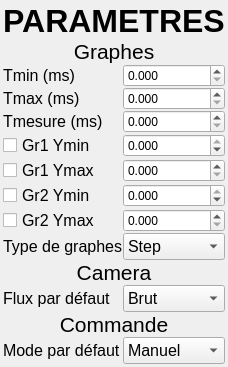
     <widget class="QWidget" name="settings_w" native="true">
      <layout class="QGridLayout" name="gridLayout_3">
       <property name="leftMargin">
        <number>3</number>
       </property>
       <property name="topMargin">
        <number>3</number>
       </property>
       <property name="rightMargin">
        <number>3</number>
       </property>
       <property name="bottomMargin">
        <number>3</number>
       </property>
       <property name="spacing">
        <number>0</number>
       </property>
       <item row="0" column="0" colspan="2">
        <widget class="QLabel" name="parametres_label">
         <property name="maximumSize">
          <size>
           <width>16777215</width>
           <height>100</height>
          </size>
         </property>
         <property name="font">
          <font>
           <pointsize>24</pointsize>
           <bold>true</bold>
           <kerning>true</kerning>
          </font>
         </property>
         <property name="text">
          <string>PARAMETRES</string>
         </property>
         <property name="alignment">
          <set>Qt::AlignCenter</set>
         </property>
        </widget>
       </item>
       <item row="2" column="0">
        <widget class="QLabel" name="tmin_label">
         <property name="font">
          <font>
           <pointsize>12</pointsize>
           <kerning>true</kerning>
          </font>
         </property>
         <property name="text">
          <string>Tmin (ms)</string>
         </property>
        </widget>
       </item>
       <item row="2" column="1">
        <widget class="QDoubleSpinBox" name="tmin_time_SpBox">
         <property name="decimals">
          <number>3</number>
         </property>
         <property name="maximum">
          <double>1000000.000000000000000</double>
         </property>
        </widget>
       </item>
       <item row="3" column="0">
        <widget class="QLabel" name="tmax_label">
         <property name="font">
          <font>
           <pointsize>12</pointsize>
           <kerning>true</kerning>
          </font>
         </property>
         <property name="text">
          <string>Tmax (ms)</string>
         </property>
        </widget>
       </item>
       <item row="3" column="1">
        <widget class="QDoubleSpinBox" name="tmax_time_Spbox">
         <property name="decimals">
          <number>3</number>
         </property>
         <property name="maximum">
          <double>1000000.000000000000000</double>
         </property>
        </widget>
       </item>
       <item row="4" column="0">
        <widget class="QLabel" name="te_label">
         <property name="font">
          <font>
           <pointsize>12</pointsize>
           <kerning>true</kerning>
          </font>
         </property>
         <property name="text">
          <string>Tmesure (ms)</string>
         </property>
        </widget>
       </item>
       <item row="4" column="1">
        <widget class="QDoubleSpinBox" name="te_time_SpBox">
         <property name="decimals">
          <number>3</number>
         </property>
         <property name="maximum">
          <double>1000000.000000000000000</double>
         </property>
        </widget>
       </item>
       <item row="5" column="0">
        <widget class="QCheckBox" name="G1_ymin_Checkbox">
         <property name="font">
          <font>
           <pointsize>12</pointsize>
           <kerning>true</kerning>
          </font>
         </property>
         <property name="text">
          <string>Gr1 Ymin</string>
         </property>
        </widget>
       </item>
       <item row="5" column="1">
        <widget class="QDoubleSpinBox" name="G1_ymin_SpBox">
         <property name="decimals">
          <number>3</number>
         </property>
         <property name="minimum">
          <double>-10000.000000000000000</double>
         </property>
         <property name="maximum">
          <double>0.000000000000000</double>
         </property>
         <property name="stepType">
          <enum>QAbstractSpinBox::AdaptiveDecimalStepType</enum>
         </property>
        </widget>
       </item>
       <item row="6" column="0">
        <widget class="QCheckBox" name="G1_ymax_Checkbox">
         <property name="font">
          <font>
           <pointsize>12</pointsize>
           <kerning>true</kerning>
          </font>
         </property>
         <property name="text">
          <string>Gr1 Ymax</string>
         </property>
        </widget>
       </item>
       <item row="6" column="1">
        <widget class="QDoubleSpinBox" name="G1_ymax_SpBox">
         <property name="decimals">
          <number>3</number>
         </property>
         <property name="maximum">
          <double>10000.000000000000000</double>
         </property>
         <property name="stepType">
          <enum>QAbstractSpinBox::AdaptiveDecimalStepType</enum>
         </property>
        </widget>
       </item>
       <item row="7" column="0">
        <widget class="QCheckBox" name="G2_ymin_Checkbox">
         <property name="font">
          <font>
           <pointsize>12</pointsize>
           <kerning>true</kerning>
          </font>
         </property>
         <property name="text">
          <string>Gr2 Ymin</string>
         </property>
        </widget>
       </item>
       <item row="7" column="1">
        <widget class="QDoubleSpinBox" name="G2_ymin_SpBox">
         <property name="decimals">
          <number>3</number>
         </property>
         <property name="minimum">
          <double>-10000.000000000000000</double>
         </property>
         <property name="maximum">
          <double>0.000000000000000</double>
         </property>
         <property name="stepType">
          <enum>QAbstractSpinBox::AdaptiveDecimalStepType</enum>
         </property>
        </widget>
       </item>
       <item row="8" column="0">
        <widget class="QCheckBox" name="G2_ymax_Checkbox">
         <property name="font">
          <font>
           <pointsize>12</pointsize>
           <kerning>true</kerning>
          </font>
         </property>
         <property name="text">
          <string>Gr2 Ymax</string>
         </property>
        </widget>
       </item>
       <item row="8" column="1">
        <widget class="QDoubleSpinBox" name="G2_ymax_SpBox">
         <property name="decimals">
          <number>3</number>
         </property>
         <property name="maximum">
          <double>10000.000000000000000</double>
         </property>
         <property name="stepType">
          <enum>QAbstractSpinBox::AdaptiveDecimalStepType</enum>
         </property>
        </widget>
       </item>
       <item row="9" column="0">
        <widget class="QLabel" name="graphs_default_label">
         <property name="font">
          <font>
           <pointsize>12</pointsize>
           <kerning>true</kerning>
          </font>
         </property>
         <property name="text">
          <string>Type de graphes</string>
         </property>
        </widget>
       </item>
       <item row="9" column="1">
        <widget class="QComboBox" name="graph_cB">
         <property name="font">
          <font>
           <pointsize>12</pointsize>
           <kerning>true</kerning>
          </font>
         </property>
         <item>
          <property name="text">
           <string>Step</string>
          </property>
         </item>
         <item>
          <property name="text">
           <string>Plot</string>
          </property>
         </item>
         <item>
          <property name="text">
           <string>Scatter</string>
          </property>
         </item>
        </widget>
       </item>
       <item row="11" column="0">
        <widget class="QLabel" name="flux_default_label">
         <property name="font">
          <font>
           <pointsize>12</pointsize>
           <kerning>true</kerning>
          </font>
         </property>
         <property name="text">
          <string>Flux par défaut</string>
         </property>
        </widget>
       </item>
       <item row="11" column="1">
        <widget class="QComboBox" name="flux_cB">
         <property name="font">
          <font>
           <pointsize>12</pointsize>
           <kerning>true</kerning>
          </font>
         </property>
         <item>
          <property name="text">
           <string>Brut</string>
          </property>
         </item>
         <item>
          <property name="text">
           <string>OpenCV</string>
          </property>
         </item>
        </widget>
       </item>
       <item row="13" column="0">
        <widget class="QLabel" name="mode_default_label">
         <property name="font">
          <font>
           <pointsize>12</pointsize>
           <kerning>true</kerning>
          </font>
         </property>
         <property name="text">
          <string>Mode par défaut</string>
         </property>
        </widget>
       </item>
       <item row="13" column="1">
        <widget class="QComboBox" name="mode_default_cB">
         <property name="font">
          <font>
           <pointsize>12</pointsize>
           <kerning>true</kerning>
          </font>
         </property>
         <item>
          <property name="text">
           <string>Manuel</string>
          </property>
         </item>
         <item>
          <property name="text">
           <string>Aléatoire</string>
          </property>
         </item>
         <item>
          <property name="text">
           <string>Tracking</string>
          </property>
         </item>
        </widget>
       </item>
       <item row="10" column="0" colspan="2">
        <widget class="QLabel" name="camera_label">
         <property name="maximumSize">
          <size>
           <width>16777215</width>
           <height>50</height>
          </size>
         </property>
         <property name="font">
          <font>
           <pointsize>16</pointsize>
           <italic>false</italic>
           <underline>false</underline>
           <kerning>true</kerning>
          </font>
         </property>
         <property name="text">
          <string>Camera</string>
         </property>
         <property name="alignment">
          <set>Qt::AlignCenter</set>
         </property>
        </widget>
       </item>
       <item row="12" column="0" colspan="2">
        <widget class="QLabel" name="commande_label">
         <property name="maximumSize">
          <size>
           <width>16777215</width>
           <height>50</height>
          </size>
         </property>
         <property name="font">
          <font>
           <pointsize>16</pointsize>
           <underline>false</underline>
           <kerning>true</kerning>
          </font>
         </property>
         <property name="text">
          <string>Commande</string>
         </property>
         <property name="alignment">
          <set>Qt::AlignCenter</set>
         </property>
        </widget>
       </item>
       <item row="1" column="0" colspan="2">
        <widget class="QLabel" name="graphes_label">
         <property name="maximumSize">
          <size>
           <width>16777215</width>
           <height>50</height>
          </size>
         </property>
         <property name="font">
          <font>
           <pointsize>16</pointsize>
           <kerning>true</kerning>
          </font>
         </property>
         <property name="text">
          <string>Graphes</string>
         </property>
         <property name="alignment">
          <set>Qt::AlignCenter</set>
         </property>
        </widget>
       </item>
      </layout>
     </widget>
